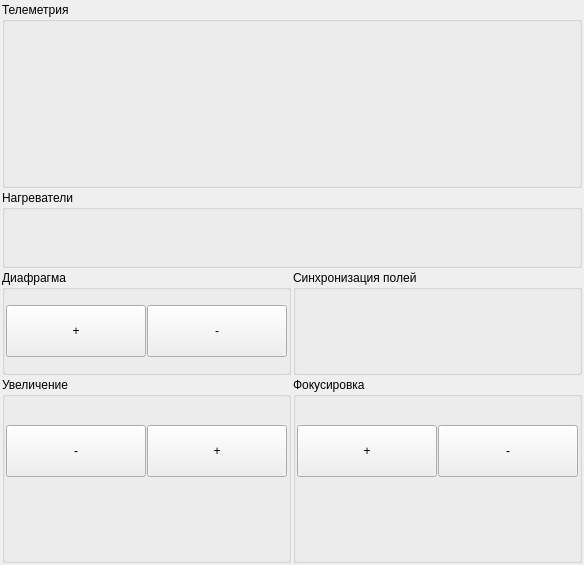
<?xml version="1.0" encoding="UTF-8"?>
<ui version="4.0">
 <class>TVCtrlView</class>
 <widget class="QWidget" name="TVCtrlView">
  <property name="geometry">
   <rect>
    <x>0</x>
    <y>0</y>
    <width>584</width>
    <height>565</height>
   </rect>
  </property>
  <property name="windowTitle">
   <string>Form</string>
  </property>
  <layout class="QGridLayout" name="root_layout">
   <property name="leftMargin">
    <number>2</number>
   </property>
   <property name="topMargin">
    <number>2</number>
   </property>
   <property name="rightMargin">
    <number>2</number>
   </property>
   <property name="bottomMargin">
    <number>2</number>
   </property>
   <property name="spacing">
    <number>2</number>
   </property>
   <item row="2" column="1">
    <widget class="QGroupBox" name="field_sync_group">
     <property name="title">
      <string>Синхронизация полей</string>
     </property>
     <layout class="QGridLayout" name="gridLayout_5">
      <property name="leftMargin">
       <number>1</number>
      </property>
      <property name="topMargin">
       <number>1</number>
      </property>
      <property name="rightMargin">
       <number>1</number>
      </property>
      <property name="bottomMargin">
       <number>1</number>
      </property>
      <property name="spacing">
       <number>1</number>
      </property>
      <item row="0" column="0">
       <widget class="InoutCmdWidget" name="field_sync" native="true">
        <property name="sizePolicy">
         <sizepolicy hsizetype="Preferred" vsizetype="Fixed">
          <horstretch>0</horstretch>
          <verstretch>0</verstretch>
         </sizepolicy>
        </property>
        <property name="minimumSize">
         <size>
          <width>0</width>
          <height>26</height>
         </size>
        </property>
        <property name="maximumSize">
         <size>
          <width>16777215</width>
          <height>26</height>
         </size>
        </property>
       </widget>
      </item>
      <item row="1" column="0">
       <widget class="InoutCmdWidget" name="field_sync_narrow" native="true">
        <property name="sizePolicy">
         <sizepolicy hsizetype="Preferred" vsizetype="Fixed">
          <horstretch>0</horstretch>
          <verstretch>0</verstretch>
         </sizepolicy>
        </property>
        <property name="minimumSize">
         <size>
          <width>0</width>
          <height>26</height>
         </size>
        </property>
        <property name="maximumSize">
         <size>
          <width>16777215</width>
          <height>26</height>
         </size>
        </property>
       </widget>
      </item>
      <item row="2" column="0">
       <widget class="InoutCmdWidget" name="field_sync_reg" native="true">
        <property name="sizePolicy">
         <sizepolicy hsizetype="Preferred" vsizetype="Fixed">
          <horstretch>0</horstretch>
          <verstretch>0</verstretch>
         </sizepolicy>
        </property>
        <property name="minimumSize">
         <size>
          <width>0</width>
          <height>26</height>
         </size>
        </property>
        <property name="maximumSize">
         <size>
          <width>16777215</width>
          <height>26</height>
         </size>
        </property>
       </widget>
      </item>
     </layout>
    </widget>
   </item>
   <item row="1" column="0" colspan="2">
    <widget class="QGroupBox" name="heaters_group">
     <property name="title">
      <string>Нагреватели</string>
     </property>
     <layout class="QGridLayout" name="gridLayout_2">
      <property name="leftMargin">
       <number>1</number>
      </property>
      <property name="topMargin">
       <number>1</number>
      </property>
      <property name="rightMargin">
       <number>1</number>
      </property>
      <property name="bottomMargin">
       <number>1</number>
      </property>
      <property name="spacing">
       <number>1</number>
      </property>
      <item row="2" column="0">
       <widget class="InoutCmdWidget" name="heat_on" native="true">
        <property name="sizePolicy">
         <sizepolicy hsizetype="Preferred" vsizetype="Fixed">
          <horstretch>0</horstretch>
          <verstretch>0</verstretch>
         </sizepolicy>
        </property>
        <property name="minimumSize">
         <size>
          <width>0</width>
          <height>26</height>
         </size>
        </property>
        <property name="maximumSize">
         <size>
          <width>16777215</width>
          <height>26</height>
         </size>
        </property>
       </widget>
      </item>
      <item row="1" column="1">
       <widget class="InoutCmdWidget" name="thermostat_off" native="true">
        <property name="sizePolicy">
         <sizepolicy hsizetype="Preferred" vsizetype="Fixed">
          <horstretch>0</horstretch>
          <verstretch>0</verstretch>
         </sizepolicy>
        </property>
        <property name="minimumSize">
         <size>
          <width>0</width>
          <height>26</height>
         </size>
        </property>
        <property name="maximumSize">
         <size>
          <width>16777215</width>
          <height>26</height>
         </size>
        </property>
       </widget>
      </item>
      <item row="1" column="0">
       <widget class="InoutCmdWidget" name="thermostat_on" native="true">
        <property name="sizePolicy">
         <sizepolicy hsizetype="Preferred" vsizetype="Fixed">
          <horstretch>0</horstretch>
          <verstretch>0</verstretch>
         </sizepolicy>
        </property>
        <property name="minimumSize">
         <size>
          <width>0</width>
          <height>26</height>
         </size>
        </property>
        <property name="maximumSize">
         <size>
          <width>16777215</width>
          <height>26</height>
         </size>
        </property>
       </widget>
      </item>
      <item row="2" column="1">
       <widget class="InoutCmdWidget" name="heat_off" native="true">
        <property name="sizePolicy">
         <sizepolicy hsizetype="Preferred" vsizetype="Fixed">
          <horstretch>0</horstretch>
          <verstretch>0</verstretch>
         </sizepolicy>
        </property>
        <property name="minimumSize">
         <size>
          <width>0</width>
          <height>26</height>
         </size>
        </property>
        <property name="maximumSize">
         <size>
          <width>16777215</width>
          <height>26</height>
         </size>
        </property>
       </widget>
      </item>
     </layout>
    </widget>
   </item>
   <item row="3" column="0">
    <widget class="QGroupBox" name="zoom_group">
     <property name="title">
      <string>Увеличение</string>
     </property>
     <layout class="QGridLayout" name="gridLayout_3">
      <property name="leftMargin">
       <number>1</number>
      </property>
      <property name="topMargin">
       <number>1</number>
      </property>
      <property name="rightMargin">
       <number>1</number>
      </property>
      <property name="bottomMargin">
       <number>1</number>
      </property>
      <property name="spacing">
       <number>1</number>
      </property>
      <item row="1" column="1">
       <widget class="QPushButton" name="zoom_out">
        <property name="sizePolicy">
         <sizepolicy hsizetype="Minimum" vsizetype="Fixed">
          <horstretch>0</horstretch>
          <verstretch>0</verstretch>
         </sizepolicy>
        </property>
        <property name="minimumSize">
         <size>
          <width>0</width>
          <height>52</height>
         </size>
        </property>
        <property name="maximumSize">
         <size>
          <width>16777215</width>
          <height>52</height>
         </size>
        </property>
        <property name="text">
         <string>+</string>
        </property>
       </widget>
      </item>
      <item row="1" column="0">
       <widget class="QPushButton" name="zoom_in">
        <property name="sizePolicy">
         <sizepolicy hsizetype="Minimum" vsizetype="Fixed">
          <horstretch>0</horstretch>
          <verstretch>0</verstretch>
         </sizepolicy>
        </property>
        <property name="minimumSize">
         <size>
          <width>0</width>
          <height>52</height>
         </size>
        </property>
        <property name="maximumSize">
         <size>
          <width>16777215</width>
          <height>52</height>
         </size>
        </property>
        <property name="text">
         <string>-</string>
        </property>
       </widget>
      </item>
      <item row="0" column="0" colspan="2">
       <widget class="InoutIntWidget" name="zoom" native="true">
        <property name="sizePolicy">
         <sizepolicy hsizetype="Preferred" vsizetype="Fixed">
          <horstretch>0</horstretch>
          <verstretch>0</verstretch>
         </sizepolicy>
        </property>
        <property name="minimumSize">
         <size>
          <width>0</width>
          <height>26</height>
         </size>
        </property>
        <property name="maximumSize">
         <size>
          <width>16777215</width>
          <height>26</height>
         </size>
        </property>
       </widget>
      </item>
      <item row="2" column="0" colspan="2">
       <spacer name="verticalSpacer">
        <property name="orientation">
         <enum>Qt::Vertical</enum>
        </property>
        <property name="sizeHint" stdset="0">
         <size>
          <width>20</width>
          <height>0</height>
         </size>
        </property>
       </spacer>
      </item>
     </layout>
    </widget>
   </item>
   <item row="2" column="0">
    <widget class="QGroupBox" name="iris_group">
     <property name="title">
      <string>Диафрагма</string>
     </property>
     <layout class="QGridLayout" name="gridLayout_4">
      <property name="leftMargin">
       <number>1</number>
      </property>
      <property name="topMargin">
       <number>1</number>
      </property>
      <property name="rightMargin">
       <number>1</number>
      </property>
      <property name="bottomMargin">
       <number>1</number>
      </property>
      <property name="spacing">
       <number>1</number>
      </property>
      <item row="0" column="0">
       <widget class="QPushButton" name="iris_in">
        <property name="sizePolicy">
         <sizepolicy hsizetype="Minimum" vsizetype="Fixed">
          <horstretch>0</horstretch>
          <verstretch>0</verstretch>
         </sizepolicy>
        </property>
        <property name="minimumSize">
         <size>
          <width>0</width>
          <height>52</height>
         </size>
        </property>
        <property name="maximumSize">
         <size>
          <width>16777215</width>
          <height>52</height>
         </size>
        </property>
        <property name="text">
         <string>+</string>
        </property>
       </widget>
      </item>
      <item row="0" column="1">
       <widget class="QPushButton" name="iris_out">
        <property name="sizePolicy">
         <sizepolicy hsizetype="Minimum" vsizetype="Fixed">
          <horstretch>0</horstretch>
          <verstretch>0</verstretch>
         </sizepolicy>
        </property>
        <property name="minimumSize">
         <size>
          <width>0</width>
          <height>52</height>
         </size>
        </property>
        <property name="maximumSize">
         <size>
          <width>16777215</width>
          <height>52</height>
         </size>
        </property>
        <property name="text">
         <string>-</string>
        </property>
       </widget>
      </item>
     </layout>
    </widget>
   </item>
   <item row="3" column="1">
    <widget class="QGroupBox" name="focus_group">
     <property name="title">
      <string>Фокусировка</string>
     </property>
     <layout class="QGridLayout" name="gridLayout_6">
      <property name="leftMargin">
       <number>1</number>
      </property>
      <property name="topMargin">
       <number>1</number>
      </property>
      <property name="rightMargin">
       <number>1</number>
      </property>
      <property name="bottomMargin">
       <number>1</number>
      </property>
      <property name="spacing">
       <number>1</number>
      </property>
      <item row="2" column="1" rowspan="2">
       <widget class="QPushButton" name="focus_far">
        <property name="sizePolicy">
         <sizepolicy hsizetype="Minimum" vsizetype="Fixed">
          <horstretch>0</horstretch>
          <verstretch>0</verstretch>
         </sizepolicy>
        </property>
        <property name="minimumSize">
         <size>
          <width>0</width>
          <height>52</height>
         </size>
        </property>
        <property name="maximumSize">
         <size>
          <width>16777215</width>
          <height>52</height>
         </size>
        </property>
        <property name="text">
         <string>-</string>
        </property>
       </widget>
      </item>
      <item row="2" column="0" rowspan="2">
       <widget class="QPushButton" name="focus_near">
        <property name="sizePolicy">
         <sizepolicy hsizetype="Minimum" vsizetype="Fixed">
          <horstretch>0</horstretch>
          <verstretch>0</verstretch>
         </sizepolicy>
        </property>
        <property name="minimumSize">
         <size>
          <width>0</width>
          <height>52</height>
         </size>
        </property>
        <property name="maximumSize">
         <size>
          <width>16777215</width>
          <height>52</height>
         </size>
        </property>
        <property name="text">
         <string>+</string>
        </property>
       </widget>
      </item>
      <item row="4" column="0" colspan="2">
       <widget class="InoutCheckBoxWidget" name="autofocus_lens_en" native="true">
        <property name="sizePolicy">
         <sizepolicy hsizetype="Preferred" vsizetype="Fixed">
          <horstretch>0</horstretch>
          <verstretch>0</verstretch>
         </sizepolicy>
        </property>
        <property name="minimumSize">
         <size>
          <width>0</width>
          <height>26</height>
         </size>
        </property>
        <property name="maximumSize">
         <size>
          <width>16777215</width>
          <height>26</height>
         </size>
        </property>
       </widget>
      </item>
      <item row="6" column="0" colspan="2">
       <widget class="InoutCmdWidget" name="autofocus" native="true">
        <property name="sizePolicy">
         <sizepolicy hsizetype="Preferred" vsizetype="Fixed">
          <horstretch>0</horstretch>
          <verstretch>0</verstretch>
         </sizepolicy>
        </property>
        <property name="minimumSize">
         <size>
          <width>0</width>
          <height>26</height>
         </size>
        </property>
        <property name="maximumSize">
         <size>
          <width>16777215</width>
          <height>26</height>
         </size>
        </property>
       </widget>
      </item>
      <item row="0" column="0" colspan="2">
       <widget class="InoutIntWidget" name="focus" native="true">
        <property name="sizePolicy">
         <sizepolicy hsizetype="Preferred" vsizetype="Fixed">
          <horstretch>0</horstretch>
          <verstretch>0</verstretch>
         </sizepolicy>
        </property>
        <property name="minimumSize">
         <size>
          <width>0</width>
          <height>26</height>
         </size>
        </property>
        <property name="maximumSize">
         <size>
          <width>16777215</width>
          <height>26</height>
         </size>
        </property>
       </widget>
      </item>
      <item row="5" column="0" colspan="2">
       <widget class="InoutCheckBoxWidget" name="autofocus_host_en" native="true">
        <property name="sizePolicy">
         <sizepolicy hsizetype="Preferred" vsizetype="Fixed">
          <horstretch>0</horstretch>
          <verstretch>0</verstretch>
         </sizepolicy>
        </property>
        <property name="minimumSize">
         <size>
          <width>0</width>
          <height>26</height>
         </size>
        </property>
        <property name="maximumSize">
         <size>
          <width>16777215</width>
          <height>26</height>
         </size>
        </property>
       </widget>
      </item>
     </layout>
    </widget>
   </item>
   <item row="0" column="0" colspan="2">
    <widget class="QGroupBox" name="telemetry_group">
     <property name="title">
      <string>Телеметрия</string>
     </property>
     <layout class="QGridLayout" name="gridLayout">
      <property name="leftMargin">
       <number>1</number>
      </property>
      <property name="topMargin">
       <number>1</number>
      </property>
      <property name="rightMargin">
       <number>1</number>
      </property>
      <property name="bottomMargin">
       <number>1</number>
      </property>
      <property name="spacing">
       <number>1</number>
      </property>
      <item row="2" column="1">
       <widget class="InoutIntWidget" name="hres" native="true">
        <property name="sizePolicy">
         <sizepolicy hsizetype="Preferred" vsizetype="Fixed">
          <horstretch>0</horstretch>
          <verstretch>0</verstretch>
         </sizepolicy>
        </property>
        <property name="minimumSize">
         <size>
          <width>0</width>
          <height>26</height>
         </size>
        </property>
        <property name="maximumSize">
         <size>
          <width>16777215</width>
          <height>26</height>
         </size>
        </property>
       </widget>
      </item>
      <item row="4" column="0">
       <widget class="InoutIntWidget" name="exp" native="true">
        <property name="sizePolicy">
         <sizepolicy hsizetype="Preferred" vsizetype="Fixed">
          <horstretch>0</horstretch>
          <verstretch>0</verstretch>
         </sizepolicy>
        </property>
        <property name="minimumSize">
         <size>
          <width>0</width>
          <height>26</height>
         </size>
        </property>
        <property name="maximumSize">
         <size>
          <width>16777215</width>
          <height>26</height>
         </size>
        </property>
       </widget>
      </item>
      <item row="2" column="0">
       <widget class="InoutIntWidget" name="vres" native="true">
        <property name="sizePolicy">
         <sizepolicy hsizetype="Preferred" vsizetype="Fixed">
          <horstretch>0</horstretch>
          <verstretch>0</verstretch>
         </sizepolicy>
        </property>
        <property name="minimumSize">
         <size>
          <width>0</width>
          <height>26</height>
         </size>
        </property>
        <property name="maximumSize">
         <size>
          <width>16777215</width>
          <height>26</height>
         </size>
        </property>
       </widget>
      </item>
      <item row="3" column="1">
       <widget class="InoutFloatWidget" name="field_grad" native="true">
        <property name="sizePolicy">
         <sizepolicy hsizetype="Preferred" vsizetype="Fixed">
          <horstretch>0</horstretch>
          <verstretch>0</verstretch>
         </sizepolicy>
        </property>
        <property name="minimumSize">
         <size>
          <width>0</width>
          <height>26</height>
         </size>
        </property>
        <property name="maximumSize">
         <size>
          <width>16777215</width>
          <height>26</height>
         </size>
        </property>
       </widget>
      </item>
      <item row="3" column="0">
       <widget class="InoutFloatWidget" name="focus_mm" native="true">
        <property name="sizePolicy">
         <sizepolicy hsizetype="Preferred" vsizetype="Fixed">
          <horstretch>0</horstretch>
          <verstretch>0</verstretch>
         </sizepolicy>
        </property>
        <property name="minimumSize">
         <size>
          <width>0</width>
          <height>26</height>
         </size>
        </property>
        <property name="maximumSize">
         <size>
          <width>16777215</width>
          <height>26</height>
         </size>
        </property>
       </widget>
      </item>
      <item row="4" column="1">
       <widget class="InoutIntWidget" name="lens_temp" native="true">
        <property name="sizePolicy">
         <sizepolicy hsizetype="Preferred" vsizetype="Fixed">
          <horstretch>0</horstretch>
          <verstretch>0</verstretch>
         </sizepolicy>
        </property>
        <property name="minimumSize">
         <size>
          <width>0</width>
          <height>26</height>
         </size>
        </property>
        <property name="maximumSize">
         <size>
          <width>16777215</width>
          <height>26</height>
         </size>
        </property>
       </widget>
      </item>
      <item row="1" column="0">
       <widget class="InoutIntWidget" name="zoom_drive" native="true">
        <property name="sizePolicy">
         <sizepolicy hsizetype="Preferred" vsizetype="Fixed">
          <horstretch>0</horstretch>
          <verstretch>0</verstretch>
         </sizepolicy>
        </property>
        <property name="minimumSize">
         <size>
          <width>0</width>
          <height>26</height>
         </size>
        </property>
        <property name="maximumSize">
         <size>
          <width>16777215</width>
          <height>26</height>
         </size>
        </property>
       </widget>
      </item>
      <item row="5" column="0">
       <widget class="InoutIntWidget" name="fps" native="true">
        <property name="sizePolicy">
         <sizepolicy hsizetype="Preferred" vsizetype="Fixed">
          <horstretch>0</horstretch>
          <verstretch>0</verstretch>
         </sizepolicy>
        </property>
        <property name="minimumSize">
         <size>
          <width>0</width>
          <height>26</height>
         </size>
        </property>
        <property name="maximumSize">
         <size>
          <width>16777215</width>
          <height>26</height>
         </size>
        </property>
       </widget>
      </item>
      <item row="0" column="0">
       <widget class="InoutBinWidget" name="sensor_status" native="true">
        <property name="sizePolicy">
         <sizepolicy hsizetype="Preferred" vsizetype="Fixed">
          <horstretch>0</horstretch>
          <verstretch>0</verstretch>
         </sizepolicy>
        </property>
        <property name="minimumSize">
         <size>
          <width>0</width>
          <height>26</height>
         </size>
        </property>
        <property name="maximumSize">
         <size>
          <width>16777215</width>
          <height>26</height>
         </size>
        </property>
       </widget>
      </item>
      <item row="1" column="1">
       <widget class="InoutIntWidget" name="focus_drive" native="true">
        <property name="sizePolicy">
         <sizepolicy hsizetype="Preferred" vsizetype="Fixed">
          <horstretch>0</horstretch>
          <verstretch>0</verstretch>
         </sizepolicy>
        </property>
        <property name="minimumSize">
         <size>
          <width>0</width>
          <height>26</height>
         </size>
        </property>
        <property name="maximumSize">
         <size>
          <width>16777215</width>
          <height>26</height>
         </size>
        </property>
       </widget>
      </item>
      <item row="0" column="1">
       <widget class="InoutBinWidget" name="lens_status" native="true">
        <property name="sizePolicy">
         <sizepolicy hsizetype="Preferred" vsizetype="Fixed">
          <horstretch>0</horstretch>
          <verstretch>0</verstretch>
         </sizepolicy>
        </property>
        <property name="minimumSize">
         <size>
          <width>0</width>
          <height>26</height>
         </size>
        </property>
        <property name="maximumSize">
         <size>
          <width>16777215</width>
          <height>26</height>
         </size>
        </property>
       </widget>
      </item>
      <item row="5" column="1">
       <layout class="QHBoxLayout" name="hlayout_agc">
        <property name="spacing">
         <number>1</number>
        </property>
        <property name="leftMargin">
         <number>0</number>
        </property>
        <property name="topMargin">
         <number>0</number>
        </property>
        <property name="rightMargin">
         <number>0</number>
        </property>
        <property name="bottomMargin">
         <number>0</number>
        </property>
        <item>
         <widget class="InoutCmdWidget" name="agc_grey" native="true"/>
        </item>
        <item>
         <widget class="InoutCmdWidget" name="agc_colour" native="true">
          <property name="sizePolicy">
           <sizepolicy hsizetype="Preferred" vsizetype="Fixed">
            <horstretch>0</horstretch>
            <verstretch>0</verstretch>
           </sizepolicy>
          </property>
          <property name="minimumSize">
           <size>
            <width>0</width>
            <height>26</height>
           </size>
          </property>
          <property name="maximumSize">
           <size>
            <width>16777215</width>
            <height>26</height>
           </size>
          </property>
         </widget>
        </item>
       </layout>
      </item>
     </layout>
    </widget>
   </item>
  </layout>
 </widget>
 <customwidgets>
  <customwidget>
   <class>InoutFloatWidget</class>
   <extends>QWidget</extends>
   <header location="global">qmv/widget/inoutfloatwidget.h</header>
   <container>1</container>
  </customwidget>
  <customwidget>
   <class>InoutBinWidget</class>
   <extends>QWidget</extends>
   <header location="global">qmv/widget/inoutbinwidget.h</header>
   <container>1</container>
  </customwidget>
  <customwidget>
   <class>InoutCheckBoxWidget</class>
   <extends>QWidget</extends>
   <header location="global">qmv/widget/inoutcheckboxwidget.h</header>
   <container>1</container>
  </customwidget>
  <customwidget>
   <class>InoutIntWidget</class>
   <extends>QWidget</extends>
   <header location="global">qmv/widget/inoutintwidget.h</header>
   <container>1</container>
  </customwidget>
  <customwidget>
   <class>InoutCmdWidget</class>
   <extends>QWidget</extends>
   <header location="global">qmv/widget/inoutcmdwidget.h</header>
   <container>1</container>
  </customwidget>
 </customwidgets>
 <resources/>
 <connections/>
</ui>
